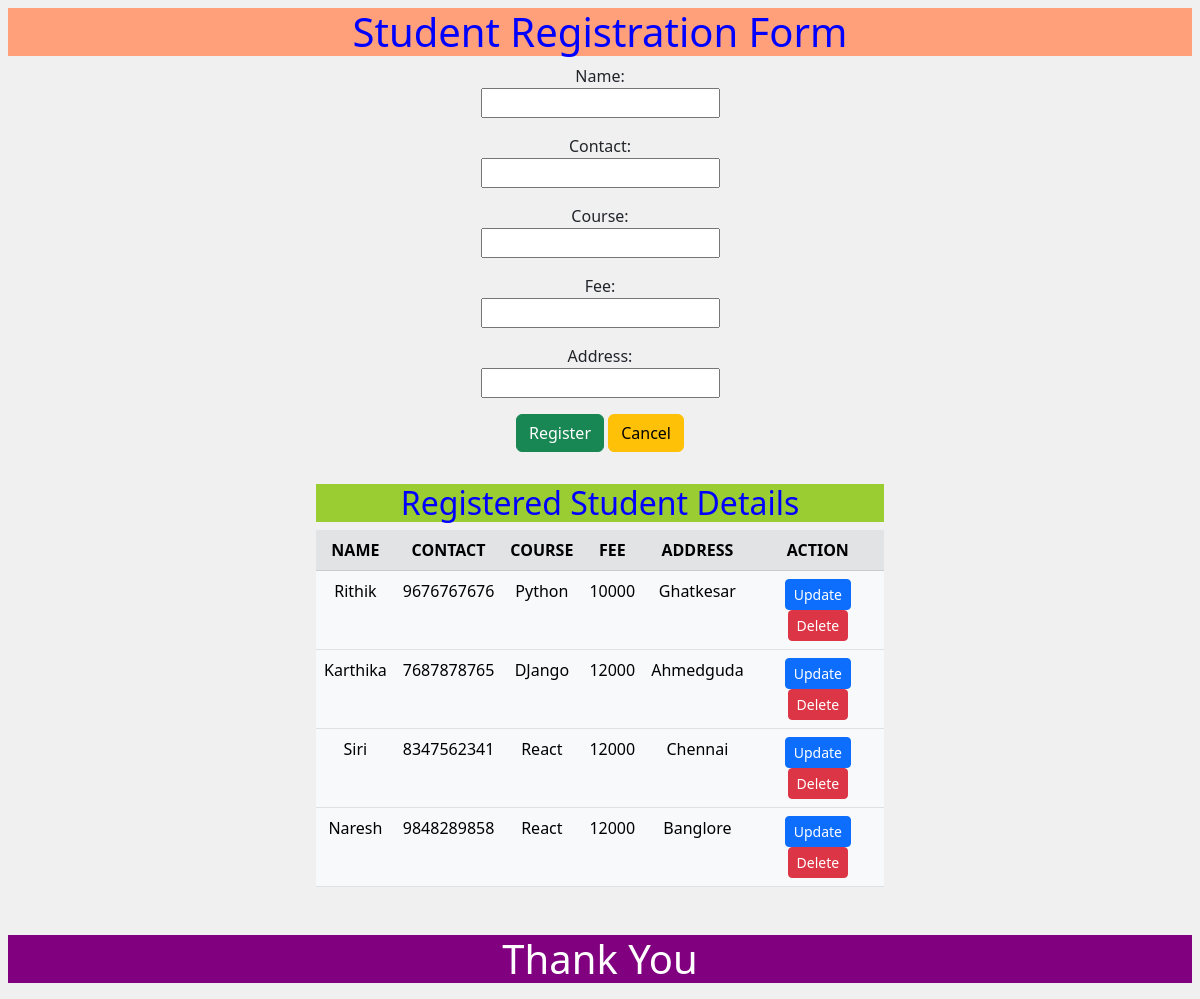
The page / on the database its author committed.
### app1/models.py (models this page shows)
class Student(models.Model):
    name = models.CharField(max_length=30)
    contact = models.IntegerField(max_length=10)
    course = models.CharField(max_length=20)
    fee = models.PositiveIntegerField()
    address = models.CharField(max_length=100)

### app1/views.py (the view)
# urls.py: path('', studentdetail, name='studentdetail'),
def studentdetail(request):
    if request.method == 'POST':
        form = StudentForm(request.POST)
        if form.is_valid():
            form.save()
            return redirect('studentdetail')
    else:
        form = StudentForm()
    student = Student.objects.all()
    return render(request, 'studentdetail.html', {'student': student, 'form': form})

### app1/forms.py
class StudentForm(forms.ModelForm):
    class Meta:
        model = Student
        fields = ['name', 'contact', 'course', 'fee','address']

### templates/studentdetail.html (shortened to what this page needs)
<!DOCTYPE html>
<html lang="en">
<head>
    <link href="https://cdn.jsdelivr.net/npm/bootstrap@5.2.0-beta1/dist/css/bootstrap.min.css" rel="stylesheet">
</head>
<body class="bg-secondary p-2 text-dark   bg-opacity-10">
    <div  >
        <h1 style="text-align:center; color:blue; background-color:lightsalmon">Student Registration Form</h1>
    </div>
<div class="mb-3 pb-3">
    <div class="container text-center w-25">
        <form method="post">
            {{form.as_p}}
               <div class="mx-4 mt-2 text-center">
                   <button class="btn btn-success" type="submit">Register</button>
                   <button class="btn btn-warning" type="reset">Cancel</button>
               </div>
        </form>
    </div>
    <div class="container w-50 mt-3 pt-3">
        {% if student %}
        <table class="text-center table table-light table-hover">
            <thead class="table-secondary">
                <h2 style="text-align:center; color:blue; background-color:yellowgreen">Registered Student Details</h2>
                <tr>
                    <th>NAME</th>
                    <th>CONTACT</th>
                    <th>COURSE</th>
                    <th>FEE</th>
                    <th>ADDRESS</th>
                    <th>ACTION</th>
                </tr>
            </thead>
            <tbody>
                {% for s in student %}
                <tr>
                    <td>{{s.name}}</td>
                    <td>{{s.contact}}</td>
                    <td>{{s.course}}</td>
                    <td>{{s.fee}}</td>
                    <td>{{s.address}}</td>
                    <td>
                        <a href="{% url 'update' s.id %}"><button class="btn btn-primary btn-sm" type="submit">Update</button></a>
                        <a href="{% url 'delete' s.id %}"><button class="btn btn-danger btn-sm" type="submit">Delete</button></a>
                    </td>
                </tr>
            </tbody>
            {% endfor %}
        </table>
        {% endif %}
    </div>
</div>
    <div>
        <h1 style="text-align:center; color:white; background-color:purple">Thank You </h1>
    </div>
</body>
</html>

### rows shown on the page
Student: name "Rithik", contact "9676767676", course "Python", fee "10000", address "Ghatkesar"
Student: name "Karthika", contact "7687878765", course "DJango", fee "12000", address "Ahmedguda"
Student: name "Siri", contact "8347562341", course "React", fee "12000", address "Chennai"
Student: name "Naresh", contact "9848289858", course "React", fee "12000", address "Banglore"
